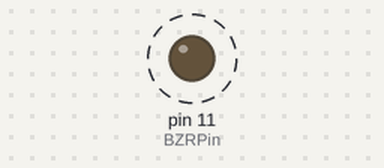
The program below on a simulated Raspberry Pi (header pin numbers). Parts: output pins drawn as LEDs (lit = HIGH). Dashed ring = blinking. At 10.0 s the program stops and its outputs stay as they are.

Above: at 0.2 s.
Timing chart, 0 to 3.0 s (numbered marks = the images above):
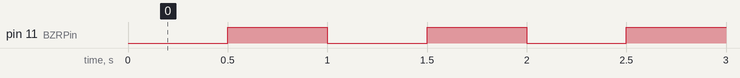

The program:

Buzzer.py
```python
#!/usr/bin/env python
import RPi.GPIO as GPIO
import time

BZRPin = 11

def setup():
	GPIO.setmode(GPIO.BOARD)
	GPIO.setup(BZRPin, GPIO.OUT)
	GPIO.output(BZRPin, GPIO.HIGH)

def beep():
	GPIO.output(BZRPin, GPIO.LOW)
	time.sleep(0.5)
	GPIO.output(BZRPin, GPIO.HIGH)
	time.sleep(0.5)

def destroy():
	GPIO.output(BZRPin, GPIO.HIGH)
	GPIO.cleanup()

def test():
	for n in range(0, 10):
		beep()

if __name__ == '__main__':
	setup()
	try:
		test()
	except KeyboardInterrupt:
		destroy()
```

Measured:
- by itself, pin 11 (BZRPin): alternates HIGH for 0.50 s and LOW for 0.50 s, 19 changes in all, then stays HIGH
